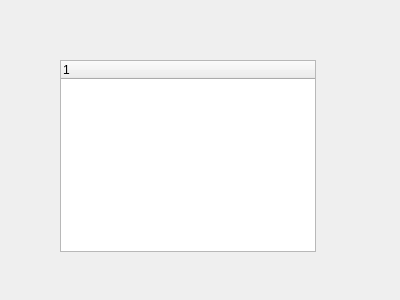
<?xml version="1.0" encoding="UTF-8"?>
<ui version="4.0">
 <class>Widget</class>
 <widget class="QWidget" name="Widget">
  <property name="geometry">
   <rect>
    <x>0</x>
    <y>0</y>
    <width>400</width>
    <height>300</height>
   </rect>
  </property>
  <property name="windowTitle">
   <string>Widget</string>
  </property>
  <widget class="QTreeWidget" name="treeWidget">
   <property name="geometry">
    <rect>
     <x>60</x>
     <y>60</y>
     <width>256</width>
     <height>192</height>
    </rect>
   </property>
   <property name="cursor" stdset="0">
    <cursorShape>PointingHandCursor</cursorShape>
   </property>
  </widget>
 </widget>
 <layoutdefault spacing="6" margin="11"/>
 <resources/>
 <connections/>
</ui>
